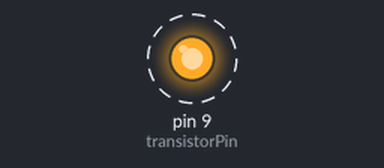
This sketch was run on a simulated Arduino Uno, built with avr-gcc and run on an emulated ATmega328P. On the bench: output pins drawn as LEDs (lit = HIGH). Dashed ring = blinking.

Above: at 0.1 s.
Timing chart, 0 to 3.0 s (numbered marks = the images above):
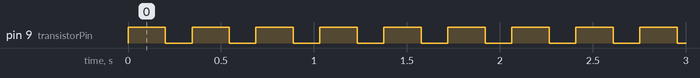

The sketch:

PWM_voltage.ino
```cpp
const int transistorPin = 9;
int dutyCycle = 20;
int period = 1000;
void setup() {
  // put your setup code here, to run once:
  pinMode(transistorPin, OUTPUT);
}

void loop() {
  // put your main code here, to run repeatedly:
  digitalWrite(transistorPin, HIGH);
  delay(dutyCycle * period / 100);
  digitalWrite(transistorPin, LOW);
  delay((100-dutyCycle) * period / 100);
}
```

Measured:
- by itself, pin 9 (transistorPin): alternates HIGH for 0.20 s and LOW for 0.14 s
